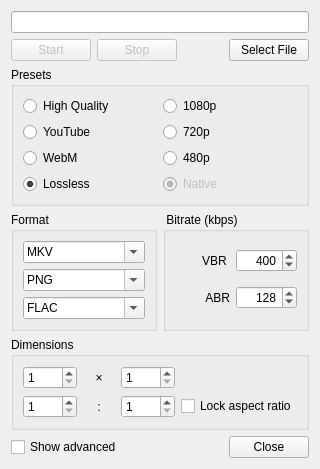
<?xml version="1.0" encoding="UTF-8"?>
<ui version="4.0">
 <class>VideoView</class>
 <widget class="QWidget" name="VideoView">
  <property name="geometry">
   <rect>
    <x>0</x>
    <y>0</y>
    <width>351</width>
    <height>510</height>
   </rect>
  </property>
  <property name="sizePolicy">
   <sizepolicy hsizetype="Fixed" vsizetype="Fixed">
    <horstretch>0</horstretch>
    <verstretch>0</verstretch>
   </sizepolicy>
  </property>
  <property name="windowTitle">
   <string>Record Video</string>
  </property>
  <layout class="QVBoxLayout" name="verticalLayout_4">
   <property name="sizeConstraint">
    <enum>QLayout::SetFixedSize</enum>
   </property>
   <item>
    <layout class="QGridLayout" name="gridLayout">
     <item row="1" column="0">
      <widget class="QPushButton" name="start">
       <property name="enabled">
        <bool>false</bool>
       </property>
       <property name="sizePolicy">
        <sizepolicy hsizetype="Fixed" vsizetype="Fixed">
         <horstretch>0</horstretch>
         <verstretch>0</verstretch>
        </sizepolicy>
       </property>
       <property name="text">
        <string>Start</string>
       </property>
      </widget>
     </item>
     <item row="1" column="1">
      <widget class="QPushButton" name="stop">
       <property name="enabled">
        <bool>false</bool>
       </property>
       <property name="sizePolicy">
        <sizepolicy hsizetype="Fixed" vsizetype="Fixed">
         <horstretch>0</horstretch>
         <verstretch>0</verstretch>
        </sizepolicy>
       </property>
       <property name="text">
        <string>Stop</string>
       </property>
      </widget>
     </item>
     <item row="1" column="3">
      <widget class="QPushButton" name="selectFile">
       <property name="sizePolicy">
        <sizepolicy hsizetype="Fixed" vsizetype="Fixed">
         <horstretch>0</horstretch>
         <verstretch>0</verstretch>
        </sizepolicy>
       </property>
       <property name="text">
        <string>Select File</string>
       </property>
      </widget>
     </item>
     <item row="0" column="0" colspan="4">
      <widget class="QLineEdit" name="filename">
       <property name="sizePolicy">
        <sizepolicy hsizetype="Expanding" vsizetype="Fixed">
         <horstretch>1</horstretch>
         <verstretch>0</verstretch>
        </sizepolicy>
       </property>
      </widget>
     </item>
     <item row="1" column="2">
      <spacer name="horizontalSpacer">
       <property name="orientation">
        <enum>Qt::Horizontal</enum>
       </property>
       <property name="sizeHint" stdset="0">
        <size>
         <width>40</width>
         <height>20</height>
        </size>
       </property>
      </spacer>
     </item>
    </layout>
   </item>
   <item>
    <widget class="QGroupBox" name="groupBox_2">
     <property name="title">
      <string>Presets</string>
     </property>
     <layout class="QHBoxLayout" name="horizontalLayout_2">
      <item>
       <layout class="QVBoxLayout" name="verticalLayout_2">
        <item>
         <widget class="QRadioButton" name="presetHQ">
          <property name="text">
           <string>High Quality</string>
          </property>
          <attribute name="buttonGroup">
           <string notr="true">presets</string>
          </attribute>
         </widget>
        </item>
        <item>
         <widget class="QRadioButton" name="presetYoutube">
          <property name="text">
           <string>YouTube</string>
          </property>
          <attribute name="buttonGroup">
           <string notr="true">presets</string>
          </attribute>
         </widget>
        </item>
        <item>
         <widget class="QRadioButton" name="presetWebM">
          <property name="text">
           <string>WebM</string>
          </property>
          <attribute name="buttonGroup">
           <string notr="true">presets</string>
          </attribute>
         </widget>
        </item>
        <item>
         <widget class="QRadioButton" name="presetLossless">
          <property name="text">
           <string>Lossless</string>
          </property>
          <property name="checked">
           <bool>true</bool>
          </property>
          <attribute name="buttonGroup">
           <string notr="true">presets</string>
          </attribute>
         </widget>
        </item>
       </layout>
      </item>
      <item>
       <layout class="QVBoxLayout" name="verticalLayout_3">
        <item>
         <widget class="QRadioButton" name="preset1080">
          <property name="text">
           <string>1080p</string>
          </property>
          <attribute name="buttonGroup">
           <string notr="true">resolutions</string>
          </attribute>
         </widget>
        </item>
        <item>
         <widget class="QRadioButton" name="preset720">
          <property name="text">
           <string>720p</string>
          </property>
          <attribute name="buttonGroup">
           <string notr="true">resolutions</string>
          </attribute>
         </widget>
        </item>
        <item>
         <widget class="QRadioButton" name="preset480">
          <property name="text">
           <string>480p</string>
          </property>
          <attribute name="buttonGroup">
           <string notr="true">resolutions</string>
          </attribute>
         </widget>
        </item>
        <item>
         <widget class="QRadioButton" name="presetNative">
          <property name="enabled">
           <bool>false</bool>
          </property>
          <property name="text">
           <string>Native</string>
          </property>
          <property name="checked">
           <bool>true</bool>
          </property>
          <attribute name="buttonGroup">
           <string notr="true">resolutions</string>
          </attribute>
         </widget>
        </item>
       </layout>
      </item>
     </layout>
    </widget>
   </item>
   <item>
    <widget class="QWidget" name="advancedBox" native="true">
     <layout class="QGridLayout" name="gridLayout_6">
      <property name="leftMargin">
       <number>0</number>
      </property>
      <property name="topMargin">
       <number>0</number>
      </property>
      <property name="rightMargin">
       <number>0</number>
      </property>
      <property name="bottomMargin">
       <number>0</number>
      </property>
      <item row="0" column="0">
       <widget class="QGroupBox" name="formatBox">
        <property name="title">
         <string>Format</string>
        </property>
        <layout class="QVBoxLayout" name="verticalLayout_6">
         <item>
          <widget class="QComboBox" name="container">
           <property name="editable">
            <bool>true</bool>
           </property>
           <item>
            <property name="text">
             <string>MKV</string>
            </property>
           </item>
           <item>
            <property name="text">
             <string>WebM</string>
            </property>
           </item>
           <item>
            <property name="text">
             <string>AVI</string>
            </property>
           </item>
           <item>
            <property name="text">
             <string>MP4</string>
            </property>
           </item>
          </widget>
         </item>
         <item>
          <widget class="QComboBox" name="video">
           <property name="editable">
            <bool>true</bool>
           </property>
           <item>
            <property name="text">
             <string>PNG</string>
            </property>
           </item>
           <item>
            <property name="text">
             <string>h.264</string>
            </property>
           </item>
           <item>
            <property name="text">
             <string>h.264 (NVENC)</string>
            </property>
           </item>
           <item>
            <property name="text">
             <string>HEVC</string>
            </property>
           </item>
           <item>
            <property name="text">
             <string>VP8</string>
            </property>
           </item>
           <item>
            <property name="text">
             <string>FFV1</string>
            </property>
           </item>
          </widget>
         </item>
         <item>
          <widget class="QComboBox" name="audio">
           <property name="editable">
            <bool>true</bool>
           </property>
           <item>
            <property name="text">
             <string>FLAC</string>
            </property>
           </item>
           <item>
            <property name="text">
             <string>Opus</string>
            </property>
           </item>
           <item>
            <property name="text">
             <string>Vorbis</string>
            </property>
           </item>
           <item>
            <property name="text">
             <string>MP3</string>
            </property>
           </item>
           <item>
            <property name="text">
             <string>AAC</string>
            </property>
           </item>
           <item>
            <property name="text">
             <string>Uncompressed</string>
            </property>
           </item>
          </widget>
         </item>
        </layout>
       </widget>
      </item>
      <item row="0" column="1">
       <widget class="QGroupBox" name="bitrateBox">
        <property name="title">
         <string> Bitrate (kbps)</string>
        </property>
        <layout class="QGridLayout" name="gridLayout_3">
         <item row="0" column="0">
          <widget class="QLabel" name="label">
           <property name="text">
            <string>VBR </string>
           </property>
           <property name="alignment">
            <set>Qt::AlignRight|Qt::AlignTrailing|Qt::AlignVCenter</set>
           </property>
           <property name="buddy">
            <cstring>vbr</cstring>
           </property>
          </widget>
         </item>
         <item row="0" column="1">
          <widget class="QSpinBox" name="vbr">
           <property name="alignment">
            <set>Qt::AlignRight|Qt::AlignTrailing|Qt::AlignVCenter</set>
           </property>
           <property name="suffix">
            <string/>
           </property>
           <property name="minimum">
            <number>200</number>
           </property>
           <property name="maximum">
            <number>10000</number>
           </property>
           <property name="value">
            <number>400</number>
           </property>
          </widget>
         </item>
         <item row="1" column="1">
          <widget class="QSpinBox" name="abr">
           <property name="alignment">
            <set>Qt::AlignRight|Qt::AlignTrailing|Qt::AlignVCenter</set>
           </property>
           <property name="minimum">
            <number>16</number>
           </property>
           <property name="maximum">
            <number>320</number>
           </property>
           <property name="value">
            <number>128</number>
           </property>
          </widget>
         </item>
         <item row="1" column="0">
          <widget class="QLabel" name="label_2">
           <property name="text">
            <string>ABR</string>
           </property>
           <property name="alignment">
            <set>Qt::AlignRight|Qt::AlignTrailing|Qt::AlignVCenter</set>
           </property>
           <property name="buddy">
            <cstring>abr</cstring>
           </property>
          </widget>
         </item>
        </layout>
       </widget>
      </item>
      <item row="1" column="0" colspan="2">
       <widget class="QGroupBox" name="dimensionsBox">
        <property name="title">
         <string>Dimensions</string>
        </property>
        <layout class="QGridLayout" name="gridLayout_4">
         <item row="1" column="2">
          <widget class="QLabel" name="label_4">
           <property name="text">
            <string>:</string>
           </property>
           <property name="alignment">
            <set>Qt::AlignCenter</set>
           </property>
          </widget>
         </item>
         <item row="0" column="2">
          <widget class="QLabel" name="label_3">
           <property name="text">
            <string>×</string>
           </property>
           <property name="alignment">
            <set>Qt::AlignCenter</set>
           </property>
          </widget>
         </item>
         <item row="0" column="3">
          <widget class="QSpinBox" name="height">
           <property name="minimum">
            <number>1</number>
           </property>
           <property name="maximum">
            <number>3160</number>
           </property>
          </widget>
         </item>
         <item row="0" column="1">
          <widget class="QSpinBox" name="width">
           <property name="minimum">
            <number>1</number>
           </property>
           <property name="maximum">
            <number>3840</number>
           </property>
          </widget>
         </item>
         <item row="1" column="3">
          <widget class="QSpinBox" name="hratio">
           <property name="minimum">
            <number>1</number>
           </property>
           <property name="maximum">
            <number>9999</number>
           </property>
          </widget>
         </item>
         <item row="1" column="1">
          <widget class="QSpinBox" name="wratio">
           <property name="minimum">
            <number>1</number>
           </property>
           <property name="maximum">
            <number>9999</number>
           </property>
          </widget>
         </item>
         <item row="1" column="4">
          <widget class="QCheckBox" name="lockRatio">
           <property name="text">
            <string>Lock aspect ratio</string>
           </property>
          </widget>
         </item>
        </layout>
       </widget>
      </item>
     </layout>
    </widget>
   </item>
   <item>
    <layout class="QHBoxLayout" name="horizontalLayout">
     <item>
      <widget class="QCheckBox" name="showAdvanced">
       <property name="text">
        <string>Show advanced</string>
       </property>
      </widget>
     </item>
     <item>
      <widget class="QDialogButtonBox" name="buttonBox">
       <property name="standardButtons">
        <set>QDialogButtonBox::Close</set>
       </property>
      </widget>
     </item>
    </layout>
   </item>
  </layout>
 </widget>
 <tabstops>
  <tabstop>filename</tabstop>
  <tabstop>start</tabstop>
  <tabstop>stop</tabstop>
  <tabstop>selectFile</tabstop>
  <tabstop>presetHQ</tabstop>
  <tabstop>presetYoutube</tabstop>
  <tabstop>presetWebM</tabstop>
  <tabstop>presetLossless</tabstop>
  <tabstop>preset1080</tabstop>
  <tabstop>preset720</tabstop>
  <tabstop>preset480</tabstop>
  <tabstop>presetNative</tabstop>
  <tabstop>container</tabstop>
  <tabstop>video</tabstop>
  <tabstop>audio</tabstop>
  <tabstop>vbr</tabstop>
  <tabstop>abr</tabstop>
  <tabstop>width</tabstop>
  <tabstop>height</tabstop>
  <tabstop>wratio</tabstop>
  <tabstop>hratio</tabstop>
  <tabstop>lockRatio</tabstop>
  <tabstop>showAdvanced</tabstop>
 </tabstops>
 <resources/>
 <connections/>
 <buttongroups>
  <buttongroup name="presets"/>
  <buttongroup name="resolutions"/>
 </buttongroups>
</ui>
